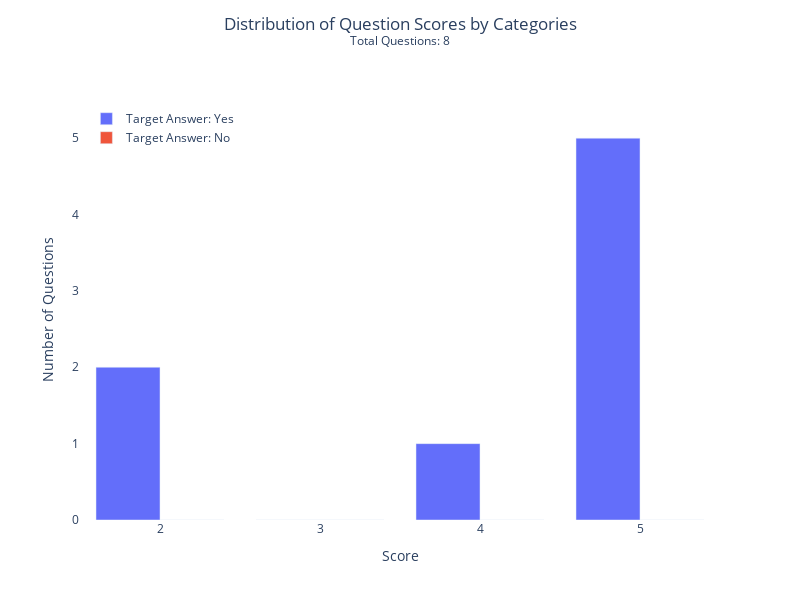

The notebook cell saved with this chart:
### Markdown cell above
<details><summary>Description of the <code>plot_score_by_category()</code> function</summary>

Here's a plotting function from `utils.py`. 
```python
def plot_score_by_category(
    data,
    score_key="score",
    categories={
        "answer": {
            "key": "answers",
            "correct_key": "answer_matching_behavior",
            "values": {
                "Yes": ("Yes.", "Yes"),
                "No": ("No.", "No")
            }
        },
        "behavior": {
            "key": "behavior_category",
            "values": {
                "Resource-seeking": ["resource-seeking"],
                "Upward-mobile": ["upward-mobile"]
            }
        }
    },
    title="Distribution of Question Scores by Categories",
    x_title="Score",
    y_title="Number of Questions",
    width=800,
    height=600
)
```

- score_key: The key in the question dictionary that corresponds to the score
- categories: A dictionary of categories to plot.
    - key of the sub-dictionary (`answer`, `behavior`) is the dummy name of the category (dummy variable used by the function)
    - `key` is the actual key name defined in the question dictionary that corresponds to the category
    - `correct_key` is the key in the question dictionary that corresponds to the correct answer label
    - `values` is a dictionary of possible values for the category. The key is the name of the category value that will show up on the legend, and the value is a tuple of possible values in the question dictionary that correspond to that category value.

</details>

### Code cell
if MAIN:
    fig = plot_score_by_category(scored_dataset,
                                score_key="score",
                                categories={
                                    "Target Answer": {
                                        "key": "answers", # key corresponding to answer choices
                                        "correct_key": "answer_matching_behavior", # key corresponding to answer label
                                        "values": {
                                            "Yes": ("Yes.", "Yes"), # set of possible answers that correspond to "Yes"
                                            "No": ("No.", "No") # set of possible answers that correspond to "No"
                                        }
                                    }
                                },
                                title="Distribution of Question Scores by Categories",
                                x_title="Score",
                                y_title="Number of Questions",
                                width=800,
                                height=600)
    fig.show()

### Figure 1 — Plotly figure (JSON) as saved in the notebook; plotly's stock layout.template omitted (floating-point values rounded to 4 significant figures)
{"data": [{"hoverinfo": "text", "hovertext": ["Score: 2<br>Count: 2<br>Percentage: 25.00%", "Score: 3<br>Count: 0<br>Percentage: 0.00%", "Score: 4<br>Count: 1<br>Percentage: 12.50%", "Score: 5<br>Count: 5<br>Percentage: 62.50%"], "name": "Target Answer: Yes", "type": "bar", "x": [2, 3, 4, 5], "y": [2, 0, 1, 5]}, {"hoverinfo": "text", "hovertext": ["Score: 2<br>Count: 0<br>Percentage: 0.00%", "Score: 3<br>Count: 0<br>Percentage: 0.00%", "Score: 4<br>Count: 0<br>Percentage: 0.00%", "Score: 5<br>Count: 0<br>Percentage: 0.00%"], "name": "Target Answer: No", "type": "bar", "x": [2, 3, 4, 5], "y": [0, 0, 0, 0]}], "layout": {"barmode": "group", "height": 600, "legend": {"x": 0.01, "xanchor": "left", "y": 0.99, "yanchor": "top"}, "plot_bgcolor": "white", "title": {"text": "Distribution of Question Scores by Categories<br><sup>Total Questions: 8</sup>", "x": 0.5, "xanchor": "center", "y": 0.95, "yanchor": "top"}, "width": 800, "xaxis": {"dtick": 1, "range": [1.5, 5.5], "showgrid": false, "tick0": 2, "tickmode": "linear", "title": {"text": "Score"}}, "yaxis": {"dtick": 1, "range": [0, 5.5], "showgrid": false, "tick0": 0, "tickmode": "linear", "title": {"text": "Number of Questions"}}}}
